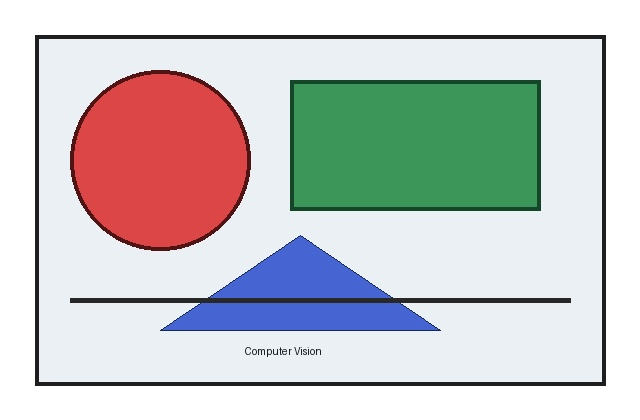
#> input picture sanya/11_Smoothing_vs_Sharpening/input.jpg, 640 x 420 px
$ python program.py
#> lines starting #> are read from the running program, lines starting #| are printed output that depends on the picture
import cv2
import numpy as np

# Read image
image = cv2.imread("input.jpg")
#> image is the input picture: shape (420, 640, 3); mean B, G, R 200.7, 200.9, 200.3

# Check image
if image is None:
    print("Error: Image not found!")
    exit()

# Smooth the image
smooth = cv2.GaussianBlur(image, (5, 5), 0)
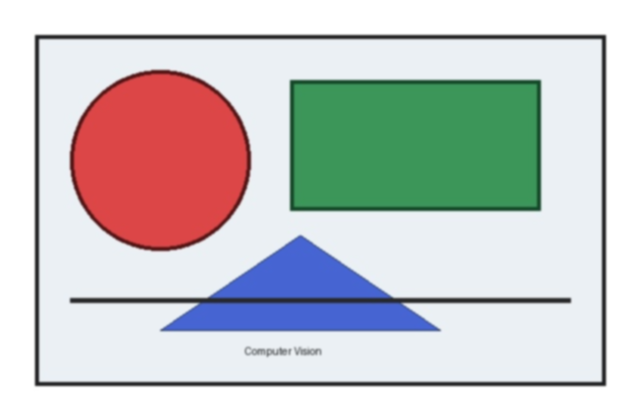
#> smooth: shape (420, 640, 3); mean B, G, R 200.7, 200.9, 200.3

# Sharpening kernel
kernel = np.array([
    [0, -1, 0],
    [-1, 5, -1],
    [0, -1, 0]
])

# Sharpen the image
sharp = cv2.filter2D(image, -1, kernel)
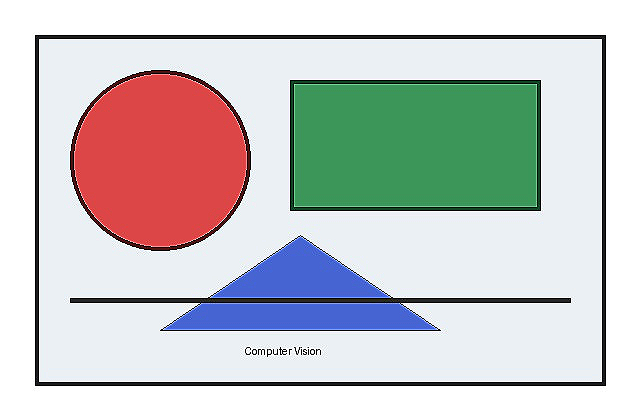
#> sharp: shape (420, 640, 3); mean B, G, R 200.4, 200.6, 200.1

# Save outputs
cv2.imwrite("output_smooth.png", smooth)
cv2.imwrite("output_sharp.png", sharp)

print("Smooth image saved as output_smooth.png")
print("Sharp image saved as output_sharp.png")
